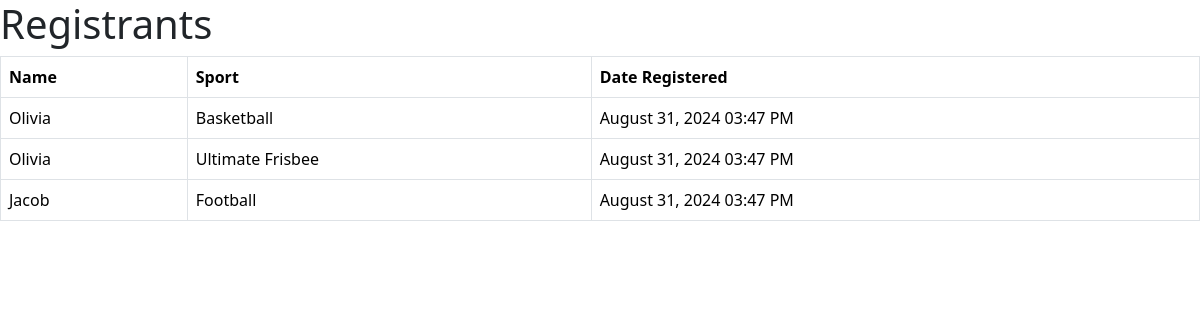
The app's page /registrants, older data.
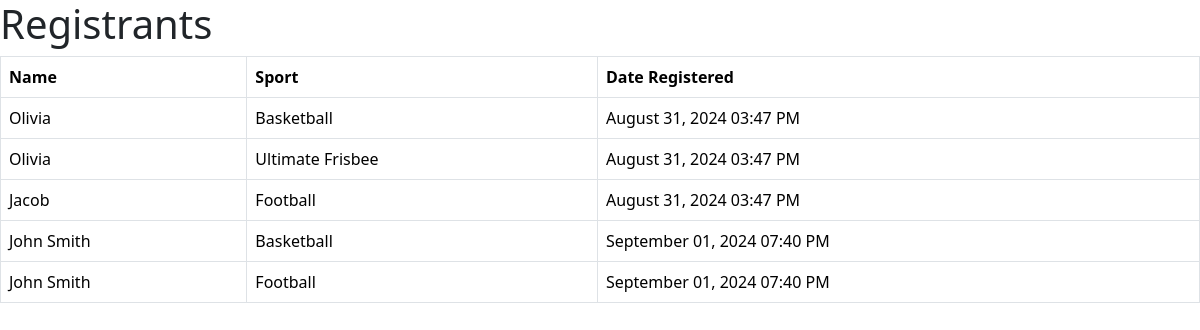
The same page, newer data.
### tables this page shows
CREATE TABLE registrations (
  id INTEGER PRIMARY KEY AUTOINCREMENT,
  name TEXT NOT NULL,
  sport TEXT NOT NULL,
  created_at DATETIME DEFAULT CURRENT_TIMESTAMP
);

### app.py (the view)
@app.route("/registrants")
def registrants():
    registrants_sql = query_db("SELECT name, sport, created_at FROM registrations")
    registrants = []
    for row in registrants_sql:
        registrants.append({
            "name": row['name'],
            "sport": row['sport'],
            "created_at": datetime.strptime(row['created_at'], "%Y-%m-%d %H:%M:%S").strftime("%B %d, %Y %I:%M %p")
        })
    return render_template("registrants.html", registrants=registrants)

### app.py (called while the page is built)
def connect_db():
    db = getattr(g, "_database", None)
    if db is None:
        db = g._database = sqlite3.connect(DATABASE)
        db.row_factory = sqlite3.Row
    return db

def query_db(query, args=(), one=False):
    con = connect_db()
    cur = con.execute(query, args)
    res = cur.fetchall()
    con.commit()
    cur.close()
    return (res[0] if res else None) if one else res

@app.teardown_appcontext
def close_connection(exception):
    db = getattr(g, "_database", None)
    if db is not None:
        db.close()

### templates/registrants.html
{% extends "layout.html" %}
{% block body %}
<h1>Registrants</h1>
<table class="table table-bordered">
  <thead>
    <tr>
      <th>Name</th>
      <th>Sport</th>
      <th>Date Registered</th>
    </tr>
  </thead>
  <tbody>
    {% for registration in registrants %}
    <tr>
      <td>{{ registration['name'] }}</td>
      <td>{{ registration['sport'] }}</td>
      <td>{{ registration['created_at'] }}</td>
    </tr>
    {% endfor %}
  </tbody>
</table>
{% endblock %}

### templates/layout.html (shortened to what this page needs)
<!DOCTYPE html>
<html lang="en">
  <head>
    <link href="https://cdn.jsdelivr.net/npm/bootstrap@5.3.3/dist/css/bootstrap.min.css" rel="stylesheet">
  </head>
  <body>
    {% block body %}{% endblock %}
  </body>
</html>

Row changes from the older to the newer data that the page shows:
added registrations: name "John Smith", sport "Basketball", created_at "September 01, 2024 07:40 PM"
added registrations: name "John Smith", sport "Football", created_at "September 01, 2024 07:40 PM"
